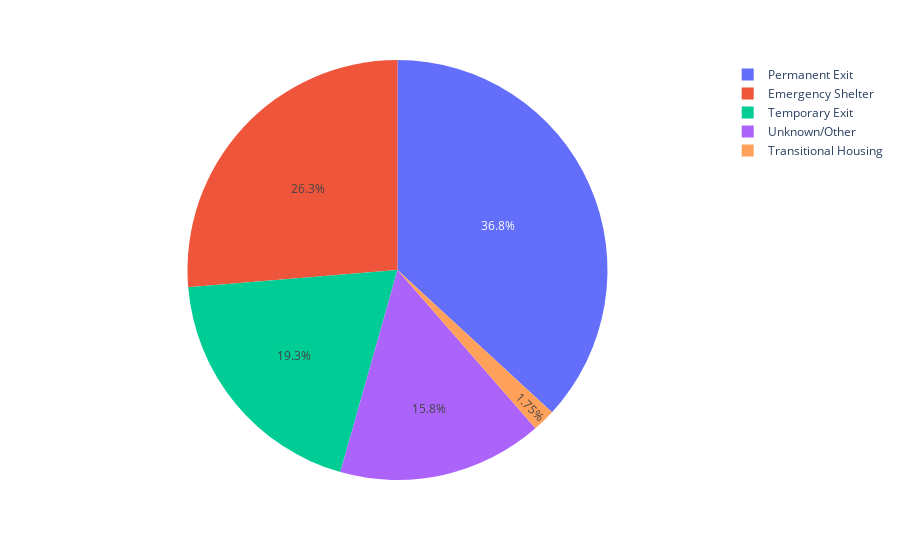

Write notebook code for a chart like this one.
### Code cell
_plot_exit_pie(session, 90)

### Figure 1 — Plotly figure (JSON) as saved in the notebook; plotly's stock layout.template omitted (floating-point values rounded to 4 significant figures)
{"data": [{"domain": {"x": [0, 1], "y": [0, 1]}, "hovertemplate": "dest=%{label}<br>count=%{value}<extra></extra>", "labels": ["Permanent Exit", "Permanent Exit", "Permanent Exit", "Emergency Shelter", "Emergency Shelter", "Emergency Shelter", "Emergency Shelter", "Permanent Exit", "Permanent Exit", "Permanent Exit", "Permanent Exit", "Permanent Exit", "Permanent Exit", "Permanent Exit", "Permanent Exit", "Permanent Exit", "Permanent Exit", "Permanent Exit", "Temporary Exit", "Transitional Housing", "Unknown/Other", "Temporary Exit", "Temporary Exit", "Temporary Exit", "Unknown/Other", "Unknown/Other", "Unknown/Other", "Emergency Shelter", "Emergency Shelter", "Emergency Shelter", "Emergency Shelter", "Emergency Shelter", "Emergency Shelter", "Emergency Shelter", "Emergency Shelter", "Unknown/Other", "Unknown/Other", "Unknown/Other", "Permanent Exit", "Permanent Exit", "Permanent Exit", "Permanent Exit", "Unknown/Other", "Unknown/Other", "Temporary Exit", "Temporary Exit", "Temporary Exit", "Temporary Exit", "Temporary Exit", "Temporary Exit", "Temporary Exit", "Permanent Exit", "Permanent Exit", "Permanent Exit", "Emergency Shelter", "Emergency Shelter", "Emergency Shelter"], "legendgroup": "", "name": "", "showlegend": true, "type": "pie", "values": [1, 1, 1, 1, 1, 1, 1, 1, 1, 1, 1, 1, 1, 1, 1, 1, 1, 1, 1, 1, 1, 1, 1, 1, 1, 1, 1, 1, 1, 1, 1, 1, 1, 1, 1, 1, 1, 1, 1, 1, 1, 1, 1, 1, 1, 1, 1, 1, 1, 1, 1, 1, 1, 1, 1, 1, 1]}], "layout": {"legend": {"tracegroupgap": 0}, "margin": {"t": 60}}}
